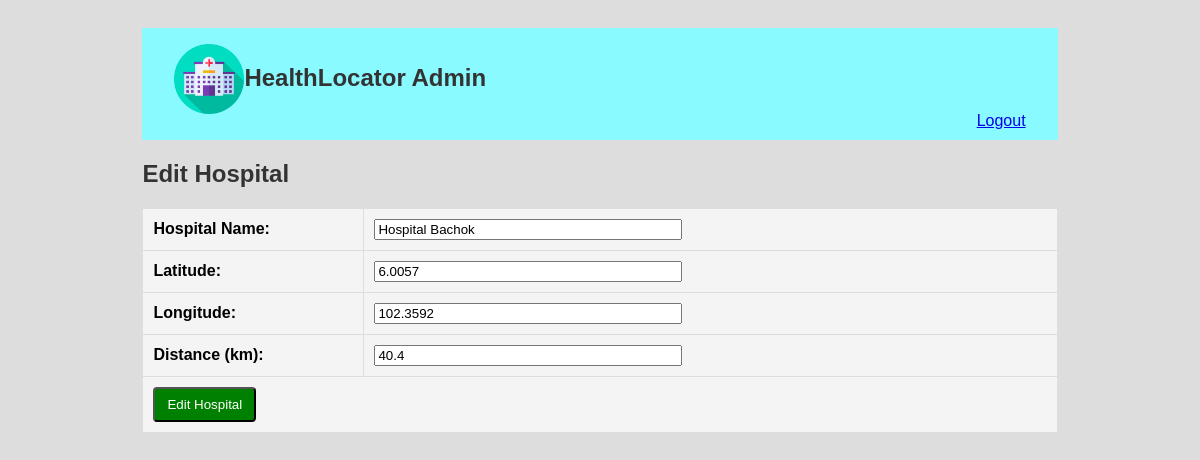
Screenshot of /edit_hospital.php?id=3 with the database file from the repository.
### tables this page shows
CREATE TABLE `hospital` (
  `hospital_id` int(11) NOT NULL,
  `hospital_name` varchar(100) NOT NULL,
  `latitude` varchar(100) NOT NULL,
  `longitude` varchar(100) NOT NULL,
  `distance` double NOT NULL
);

### edit_hospital.php (the view, shortened to what this page needs)
<?php include 'connect.php'; ?>
<!DOCTYPE html>
<html>
<head>
</head>
<body>
    <div class="container">
        <div style="background: #89faff; padding: 1rem; height: 80px;">
        <img src="ic_health_locator_logo.png" alt="logo" width="70" height="70" style="padding-left: 1rem; float: left;">
        <h2 >HealthLocator Admin</h2>
        <a href="login.php" style="float: right; padding-right: 1rem;">Logout</a>
        </div>
    <h2>Edit Hospital</h2>
    <form method="POST">
    <table>
        <?php
        if(!empty($_GET['id'])){
            $id = $_GET['id'];
            $result = $conn->query("SELECT * FROM HOSPITAL WHERE HOSPITAL_ID = '$id'");
            while ($row = $result->fetch_assoc()) {
        ?>
        <tr><th>Hospital Name: </th><td><input type="text" name="name" value="<?php echo $row['hospital_name'];?>" class="ip" required></td></tr>
        <tr><th>Latitude: </th><td><input type="text" name="lat" value="<?php echo $row['latitude'];?>" class="ip" required></textarea></td></tr>
        <tr><th>Longitude: </th><td><input type="text" name="long" value="<?php echo $row['longitude'];?>" class="ip" required></td></tr>
        <tr><th>Distance (km): </th><td><input type="text" name="distance" value="<?php echo $row['distance'];?>" class="ip" required></td></tr>
        <tr><th colspan=2><input type="submit" name="submit" class="btn" value="Edit Hospital"></th></tr>
        <?php
        }}
        ?>
    </table>
    </form>
</div>
</body>
</html>

### edit_hospital.php (style rules this page uses)
body { background: #dddddd; font-family: Arial, sans-serif; padding: 20px; }
h2 { color: #333; }
table { width: 100%; border-collapse: collapse; margin-top: 20px; }
th, td { background-color: #f4f4f4; border: 1px solid #ddd; padding: 10px; text-align: left; }
th { width: 200px; }
.ip { width: 300px; }
.container { width: 80%; margin: auto; }
.btn { text-decoration: none; padding: 8px 12px; background: green; color: white; border-radius: 4px; }

### rows the page displays
hospital: name "Hospital Bachok", lat "6.0057", long "102.3592", distance "40.4"
